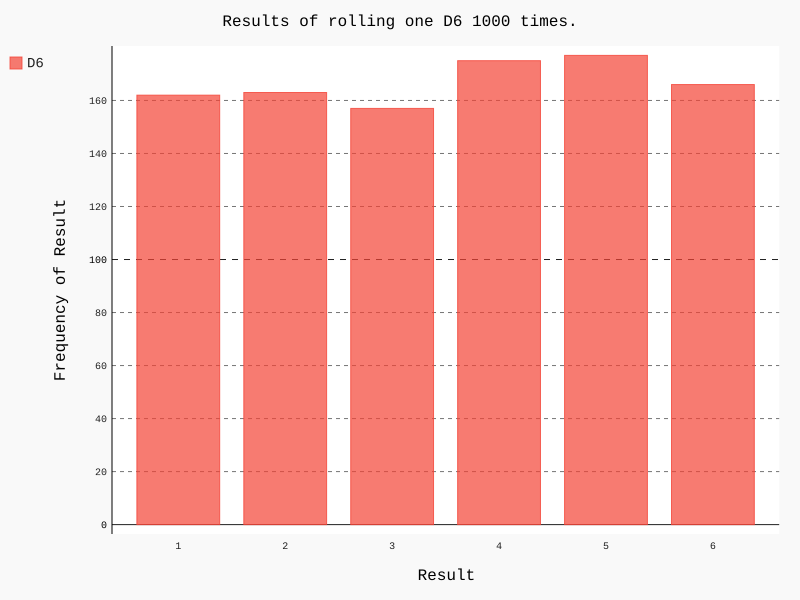

The Python source for this figure:
import pygal


# 15.4.4 掷骰子
from die import Die

# 创建一个D6
die = Die()
# 掷几次骰子，并将结果存储在一个列表中
results = [die.roll() for roll_num in range(1000)]
# 15.4.5 分析结果
frequencies = [results.count(value) for value in range(1, die.num_sides+1)]
# 15.4.6 绘制直方图
hist = pygal.Bar()
hist.title = "Results of rolling one D6 1000 times."
hist.x_labels = [str(value) for value in range(1, die.num_sides+1)]
hist.x_title = 'Result'
hist.y_title = 'Frequency of Result'
hist.add('D6', frequencies)
hist.render_to_file('die_visual.svg')
